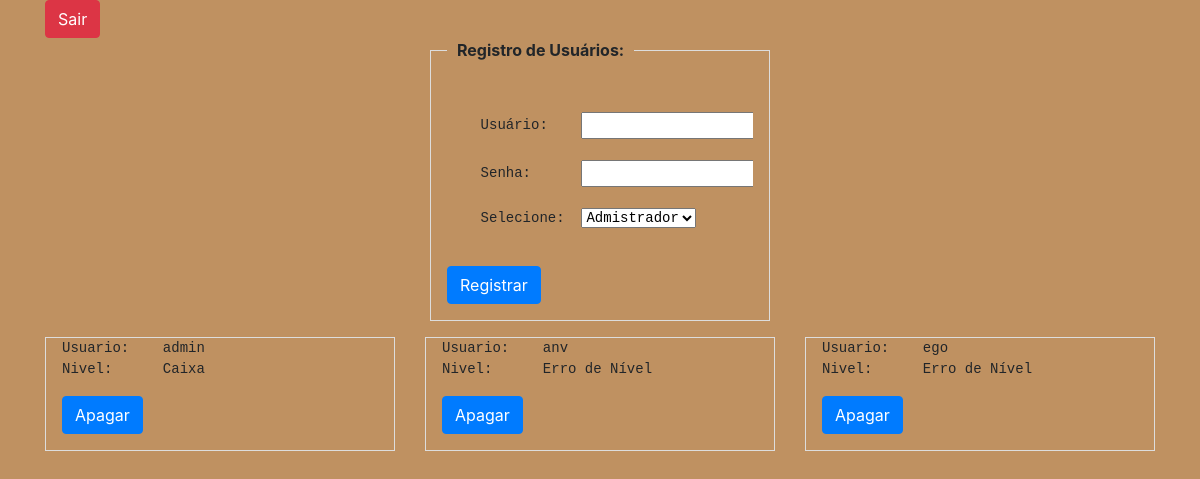
Before: /usuario.php with the older database file.
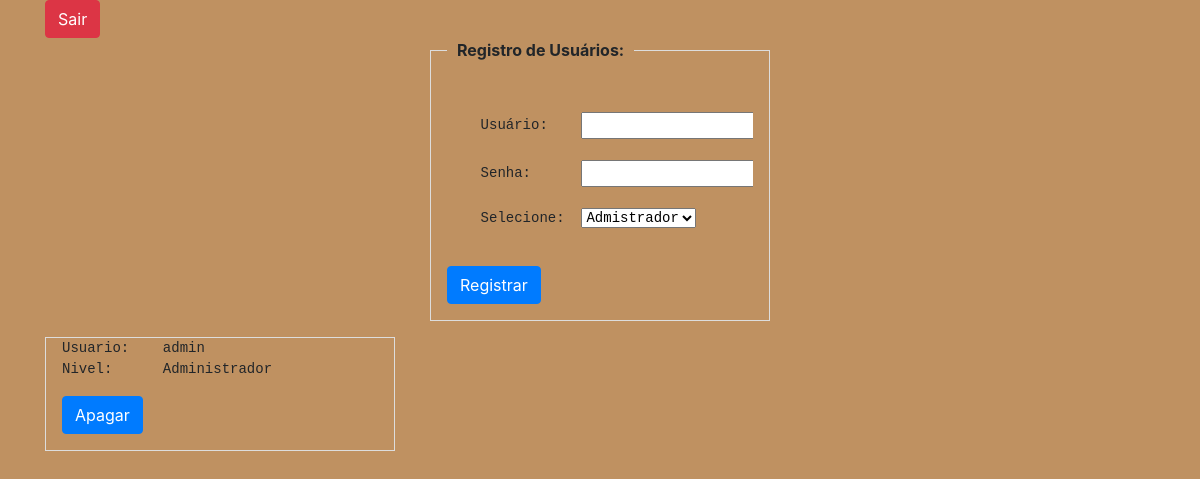
After: the same page with the newer database file.
### tables this page shows
CREATE TABLE `usuarios` (
  `login` varchar(15) NOT NULL,
  `senha` varchar(15) NOT NULL,
  `nivel` int(1) NOT NULL
);

### variaveis.php (called while the page is built, shortened)
<?php
    $administrador=0;
    $caixa=1;
    $sair = "sair.php";
?>

### usuario.php (the view, shortened to what this page needs)
<?php
    require 'head.php';
?>
<?php
require_once 'senhas_admin.php';
require_once 'variaveis.php';
$conexão = new mysqli($servidor, $usuario, $senha, $bd);
$tab = "usuarios";
$arq = "usuario.php";
?>
<?php
    echo <<<_SAIR
        <div class="row">
            <div class="col-md-12">
                <form name = "sair" action="$sair" method="post">
                    <button type="submit" name="button" class="btn btn-danger">Sair</button>
                </form>
            </div>
        </div>
    _SAIR;
?>
<?php
echo <<< _HTMLCONTENT
<div class="container-fluid">
	<div class="row">
		<div class="col-md-4">
		</div>
		<div class="col-md-4">
        <fieldset class="scheduler-border">
        <legend class="scheduler-border">Registro de Usuários:</legend>
        <pre>
        <form action="$arq" method="post">
    Usuário:    <input type="text" name="usuario">
    Senha:      <input type="text" name="senha">
    Selecione:  <select name="privilegio" id="privilegio">
                        <option value=1>Admistrador</option>
                        <option value=2>Caixa</option>
                    </select>
                    </pre>
            <button type="submit" name="button" class="btn btn-primary">Registrar</button>
        </form>
        </fieldset>
		</div>
		<div class="col-md-4">
		</div>
	</div>
</div>
_HTMLCONTENT;
?>
<?php
$query = "SELECT * FROM $tab";
$resultado = $conexão->query($query);
$linhas = $resultado->num_rows;
$falta=3;
		echo '<div class="row">';
for ($j = 0; $j < $linhas; ++$j) {
    $resultado->data_seek($j);
    $linha = $resultado->fetch_array(MYSQLI_NUM);
    $falta--;
    if ($linha[2] == $administrador)
        $nivel = "Administrador";
    elseif ($linha[2] == $caixa)
        $nivel = "Caixa";
    else
        $nivel = "Erro de Nível";
    echo <<<_END
        <div class="col-md-4">
	        <fieldset class="scheduler-border">
    <pre>
Usuario:    $linha[0]
Nivel:      $nivel
</pre>
	<form action="$arq" method="post">
	<input type="hidden" name="apagar" value="yes">
	<input type="hidden" name="usuario" value="$linha[0]">
	<button type="submit" name="button" class="btn btn-primary">Apagar</button>
	</form>
        </div>
_END;
if((($j+1)%3)==0)
{
    echo <<<_DIV
        </div>
        <div class="row">
    _DIV;
}
}
for ($i = 0 ; $i < $falta ; ++$i)
		{
            echo <<<_DIV
                    <div class="col-md-4">
                    </div>
            _DIV;
        }
        echo <<<_DIV
            </div>
        _DIV;
?>
<?php
    require 'footer.php';
?>

Changed rows visible on the page:
removed usuarios: login "anv", nivel "Erro de Nível"
removed usuarios: login "ego", nivel "Erro de Nível"
changed usuarios "admin": nivel "Caixa" → "Administrador"
